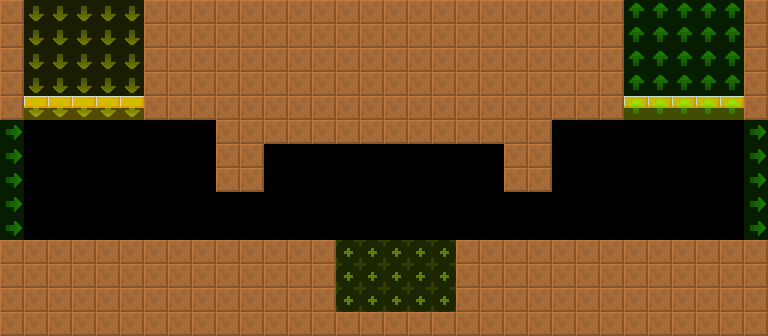

A 2D game scene composited from a Tiled map and its tileset images. What follows is a short description and the map's XML, with each tile layer's data collapsed to a summary:
An orthogonal 32x14 tile map with 24x24 px tiles, 2 tile layers (col, lnk), 2 tilesets and 4 objects (3x Spikes, RotatingBall).

<map version="1.4" tiledversion="1.4.2" orientation="orthogonal" renderorder="right-down" width="32" height="14" tilewidth="24" tileheight="24" infinite="0" nextlayerid="4" nextobjectid="8">
 <tileset firstgid="6" source="../../lnk.tsx" />
 <tileset firstgid="1" source="../../col.tsx" />
 <layer id="1" name="col" width="32" height="14">
  <data>[448 cells, 255 non-empty, 2 distinct tile ids]</data>
 </layer>
 <layer id="2" name="lnk" width="32" height="14" opacity="0.5">
  <data>[448 cells, 75 non-empty, 4 distinct tile ids]</data>
 </layer>
 <objectgroup id="3" name="markers" opacity="0.5">
  <object id="1" name="RotatingBall" type="RotatingBall" x="384" y="72" width="24" height="24">
   <properties>
    <property name="yr" value="0" />
    <property name="xr" value="0" />
   </properties>
  </object>
  <object id="2" name="Spikes" type="Spikes" x="216" y="192" width="48" height="24">
   <properties>
    <property name="yr" value="0" />
    <property name="xr" value="0" />
   </properties>
  </object>
  <object id="3" name="Spikes" type="Spikes" x="504" y="192" width="48" height="24">
   <properties>
    <property name="yr" value="0" />
    <property name="xr" value="0" />
   </properties>
  </object>
  <object id="4" name="Spikes" type="Spikes" x="336" y="288" width="120" height="24">
   <properties>
    <property name="yr" value="0" />
    <property name="xr" value="0" />
   </properties>
  </object>
 </objectgroup>
</map>
